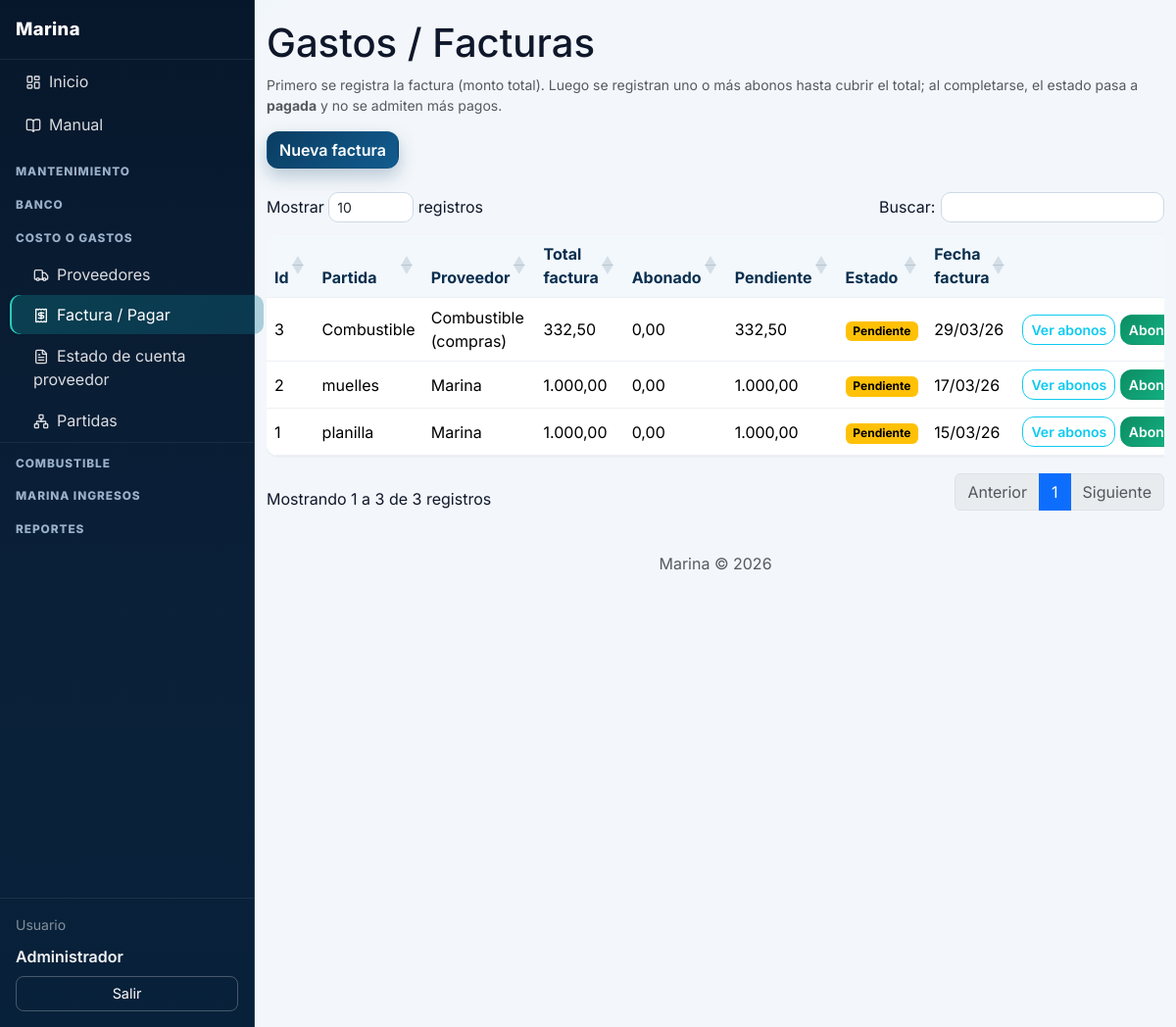
The app's page /index.php?p=gastos (signed in) with its own data.
### tables this page shows
CREATE TABLE gastos (
  id INT UNSIGNED AUTO_INCREMENT PRIMARY KEY,
  partida_id INT UNSIGNED NOT NULL,
  proveedor_id INT UNSIGNED NOT NULL,
  cuenta_id INT UNSIGNED NULL COMMENT 'Legacy; pagos en gasto_pagos',
  forma_pago_id INT UNSIGNED NULL,
  monto DECIMAL(12,2) NOT NULL,
  fecha_gasto DATE NOT NULL,
  referencia VARCHAR(100) NULL,
  observaciones TEXT NULL,
  estado VARCHAR(20) NOT NULL DEFAULT 'pendiente' COMMENT 'pendiente|pagada',
  created_at DATETIME NOT NULL DEFAULT CURRENT_TIMESTAMP,
  updated_at DATETIME NOT NULL DEFAULT CURRENT_TIMESTAMP ON UPDATE CURRENT_TIMESTAMP,
  created_by INT UNSIGNED NULL,
  updated_by INT UNSIGNED NULL,
  FOREIGN KEY (partida_id) REFERENCES partidas(id) ON DELETE RESTRICT,
  FOREIGN KEY (proveedor_id) REFERENCES proveedores(id) ON DELETE RESTRICT,
  FOREIGN KEY (cuenta_id) REFERENCES cuentas(id) ON DELETE SET NULL,
  FOREIGN KEY (forma_pago_id) REFERENCES formas_pago(id) ON DELETE SET NULL,
  FOREIGN KEY (created_by) REFERENCES usuarios(id),
  FOREIGN KEY (updated_by) REFERENCES usuarios(id)
);

CREATE TABLE partidas (
  id INT UNSIGNED AUTO_INCREMENT PRIMARY KEY,
  parent_id INT UNSIGNED NULL,
  nombre VARCHAR(150) NOT NULL,
  created_at DATETIME NOT NULL DEFAULT CURRENT_TIMESTAMP,
  updated_at DATETIME NOT NULL DEFAULT CURRENT_TIMESTAMP ON UPDATE CURRENT_TIMESTAMP,
  created_by INT UNSIGNED NULL,
  updated_by INT UNSIGNED NULL,
  FOREIGN KEY (parent_id) REFERENCES partidas(id) ON DELETE RESTRICT,
  FOREIGN KEY (created_by) REFERENCES usuarios(id),
  FOREIGN KEY (updated_by) REFERENCES usuarios(id)
);

CREATE TABLE proveedores (
  id INT UNSIGNED AUTO_INCREMENT PRIMARY KEY,
  nombre VARCHAR(150) NOT NULL,
  documento VARCHAR(50) NULL,
  telefono VARCHAR(50) NULL,
  email VARCHAR(100) NULL,
  direccion TEXT NULL,
  created_at DATETIME NOT NULL DEFAULT CURRENT_TIMESTAMP,
  updated_at DATETIME NOT NULL DEFAULT CURRENT_TIMESTAMP ON UPDATE CURRENT_TIMESTAMP,
  created_by INT UNSIGNED NULL,
  updated_by INT UNSIGNED NULL,
  FOREIGN KEY (created_by) REFERENCES usuarios(id),
  FOREIGN KEY (updated_by) REFERENCES usuarios(id)
);

### index.php (called while the page is built, shortened)
<?php
require_once __DIR__ . '/includes/funciones.php';
$p = trim($_GET['p'] ?? 'dashboard');
$p = preg_replace('/[^a-z0-9_-]/', '', $p) ?: 'dashboard';
$pagina = __DIR__ . '/pages/' . $p . '.php';
require $pagina;

### includes/funciones.php (called while the page is built, shortened)
<?php
function e(string $s): string {
    return htmlspecialchars($s, ENT_QUOTES, 'UTF-8');
}
function fechaFormato(?string $fecha, string $formato = MARINA_FMT_FECHA_PANTALLA): string {
    $t = strtotime($fecha);
    return $t ? date($formato, $t) : $fecha;
}
function dinero(float $n): string {
    return number_format($n, 2, ',', '.');
}

### pages/gastos.php (the view, shortened to what this page needs)
<?php
$pdo = getDb();
?>
<?php require_once __DIR__ . '/../includes/layout.php'; ?>
<h1>Gastos / Facturas</h1>
<p class="text-muted small">Primero se registra la factura (monto total). Luego se registran uno o más abonos hasta cubrir el total; al completarse, el estado pasa a <strong>pagada</strong> y no se admiten más pagos.</p>
<div class="toolbar d-flex gap-2"><button type="button" class="btn btn-primary" id="btnNuevoGasto">Nueva factura</button></div>
<table>
    <thead>
        <tr>
            <th>Id</th>
            <th>Partida</th>
            <th>Proveedor</th>
            <th>Total factura</th>
            <th>Abonado</th>
            <th>Pendiente</th>
            <th>Estado</th>
            <th>Fecha factura</th>
            <th></th>
        </tr>
    </thead>
    <tbody>
    <?php
    $st = $pdo->query("
        SELECT g.*, p.nombre AS partida_nombre, pr.nombre AS proveedor_nombre,
               (SELECT COALESCE(SUM(gp.monto), 0) FROM gasto_pagos gp WHERE gp.gasto_id = g.id) AS total_pagado
        FROM gastos g
        JOIN partidas p ON g.partida_id = p.id
        JOIN proveedores pr ON g.proveedor_id = pr.id
        ORDER BY g.fecha_gasto DESC, g.id DESC
    ");
    $facturas = $st->fetchAll(PDO::FETCH_ASSOC);
    $abonosPorGasto = [];
    foreach ($facturas as $r):
        $totalF = round((float) ($r['monto'] ?? 0), 2);
        $totalP = round((float) ($r['total_pagado'] ?? 0), 2);
        $pend = round($totalF - $totalP, 2);
        $est = (string) ($r['estado'] ?? 'pendiente');
        $puedeAbonar = $est !== 'pagada' && $pend > 0.001;
        ?>
        <tr>
            <td><?= (int) $r['id'] ?></td>
            <td><?= e($r['partida_nombre']) ?></td>
            <td><?= e($r['proveedor_nombre']) ?></td>
            <td><?= dinero($totalF) ?></td>
            <td><?= dinero($totalP) ?></td>
            <td><?= dinero($pend) ?></td>
            <td><span class="badge <?= $est === 'pagada' ? 'text-bg-success' : 'text-bg-warning' ?>"><?= e($est === 'pagada' ? 'Pagada' : 'Pendiente') ?></span></td>
            <td><?= fechaFormato($r['fecha_gasto']) ?></td>
            <td class="acciones">
                <?php
                $fid = (int) $r['id'];
                $abonosJson = json_encode($abonosPorGasto[$fid] ?? [], JSON_HEX_TAG | JSON_HEX_APOS | JSON_HEX_QUOT | JSON_HEX_AMP | JSON_UNESCAPED_UNICODE);
                ?>
                <button type="button" class="btn btn-outline-info btn-sm btn-ver-abonos-gasto"
                    data-factura-id="<?= $fid ?>"
                    data-partida="<?= e($r['partida_nombre']) ?>"
                    data-proveedor="<?= e($r['proveedor_nombre']) ?>"
                    data-abonos="<?= htmlspecialchars($abonosJson, ENT_QUOTES, 'UTF-8') ?>">Ver abonos</button>
                <?php if ($puedeAbonar): ?>
                    <button type="button" class="btn btn-success btn-sm btn-abonar-gasto"
                        data-id="<?= $fid ?>"
                        data-pendiente="<?= e((string) $pend) ?>"
                        data-partida="<?= e($r['partida_nombre']) ?>"
                        data-proveedor="<?= e($r['proveedor_nombre']) ?>">Abonar</button>
                <?php endif; ?>
            </td>
        </tr>
    <?php endforeach; ?>
    </tbody>
</table>
<?php require_once __DIR__ . '/../includes/footer.php'; ?>

### records on screen
gastos: id "3", partida.nombre "Combustible", proveedor.nombre "Combustible (compras)", monto "332,50", totalP "0,00", pend "332,50", estado "Pendiente", fecha_gasto "29/03/26"
gastos: id "2", partida.nombre "muelles", proveedor.nombre "Marina", monto "1.000,00", totalP "0,00", pend "1.000,00", estado "Pendiente", fecha_gasto "17/03/26"
gastos: id "1", partida.nombre "planilla", proveedor.nombre "Marina", monto "1.000,00", totalP "0,00", pend "1.000,00", estado "Pendiente", fecha_gasto "15/03/26"

### other values on screen
$nombre_usuario "Administrador"
